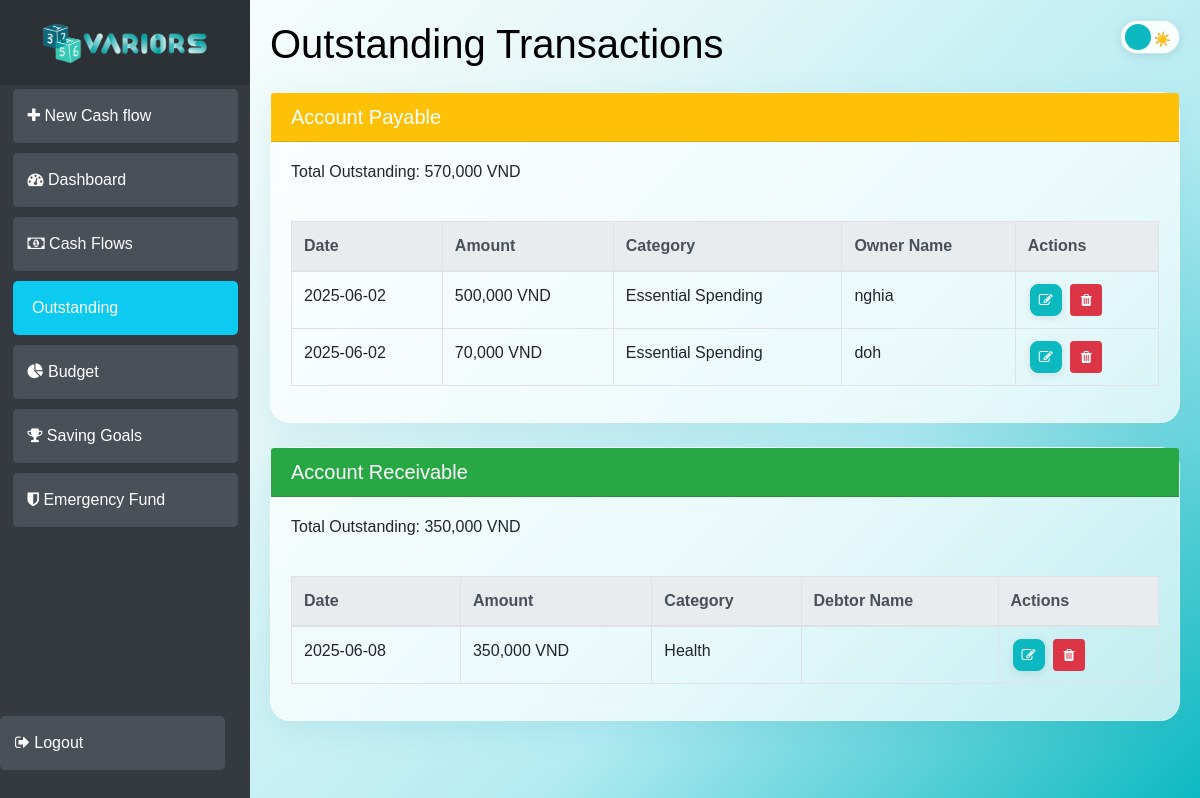
The app's page /outstanding (signed in) with its own data.
### app/models.py (models this page shows)
class Cashflow(db.Model):
    id = db.Column(db.Integer, primary_key=True)
    user_id = db.Column(db.Integer, db.ForeignKey('user.id'), nullable=False)
    amount = db.Column(db.Numeric(precision=10, scale=2), nullable=False)
    kind = db.Column(db.String(20), nullable=False)
    category = db.Column(db.String(50), nullable=True)
    payment_method = db.Column(db.String(50), nullable=True)
    account_name = db.Column(db.String(100), nullable=True)
    date = db.Column(db.Date, default=datetime.utcnow())

### app/views.py (the view)
@views.route('/outstanding')
@login_required
def outstanding():
    user_cashflows = Cashflow.query.filter(
        Cashflow.user_id == current_user.id,
        Cashflow.payment_method.in_(['Account Payable', 'Account Receivable'])
    ).order_by(Cashflow.date.desc()).all()
    payables = [cf for cf in user_cashflows if cf.payment_method == 'Account Payable']
    receivables = [cf for cf in user_cashflows if cf.payment_method == 'Account Receivable']
    total_payable = sum(float(cf.amount) for cf in payables)
    total_receivable = sum(float(cf.amount) for cf in receivables)
    categories = [c.value for c in Category]
    return render_template(
        "outstanding.html",
        user=current_user,
        payables=payables,
        receivables=receivables,
        total_payable=total_payable,
        total_receivable=total_receivable,
        categories=categories,
        datetime=datetime
    )

### app/__init__.py (called while the page is built)
def create_app():
    app = Flask(__name__)
    app.config['SECRET_KEY'] = 'VaRriors'
    app.config['SQLALCHEMY_DATABASE_URI'] = f'sqlite:///{DB_NAME}'
    db.init_app(app)
    migrate.init_app(app, db)  # ✅ hook migrate to app and db
    from .views import views
    from .auth import auth
    app.register_blueprint(views, url_prefix='/')
    app.register_blueprint(auth, url_prefix='/')
    from .models import User, Cashflow
    __all__ = ['User', 'Cashflow']
    with app.app_context():
        db.create_all()
    login_manager = LoginManager()
    login_manager.login_view = 'auth.login'
    login_manager.init_app(app)
    @login_manager.user_loader
    def load_user(id):
        return User.query.get(int(id))
    return app

### app/templates/outstanding.html (shortened to what this page needs)
{% extends "base.html" %}
{% block content %}
<div class="row">
    <div class="col-md-12">
        <h1 class="mb-4 theme-dependent-title">Outstanding Transactions</h1>
        <div class="card mb-4">
            <div class="card-header bg-warning text-white">
                <h5 class="mb-0">Account Payable</h5>
            </div>
            <div class="card-body">
                <div class="d-flex justify-content-between mb-3">
                    <h6>Total Outstanding: {{ "{:,.0f}".format(total_payable) }} VND</h6>
                </div>
                {% if payables %}
                <div class="table-responsive">
                    <table class="table table-bordered table-hover">
                        <thead class="thead-light">
                            <tr>
                                <th>Date</th>
                                <th>Amount</th>
                                <th>Category</th>
                                <th>Owner Name</th>
                                <th>Actions</th>
                            </tr>
                        </thead>
                        <tbody>
                            {% for txn in payables %}
                            <tr id="cashflow-{{ txn.id }}">
                                <td>{{ txn.date.strftime('%Y-%m-%d') }}</td>
                                <td>{{ "{:,.0f}".format(txn.amount) }} VND</td>
                                <td>{{ txn.category }}</td>
                                <td>{{ txn.account_name }}</td>
                                <td>
                                    <button class="btn btn-sm btn-primary"
                                        onclick="editTransaction({{ txn.id }}, '{{ txn.date.strftime('%Y-%m-%d') }}', {{ txn.amount }}, '{{ txn.category }}', '{{ txn.account_name }}', '{{ txn.payment_method }}')">
                                        <i class="fa fa-edit"></i>
                                    </button>
                                    <button class="btn btn-sm btn-danger" onclick="deleteCashflow({{ txn.id }})">
                                        <i class="fa fa-trash"></i>
                                    </button>
                                </td>
                            </tr>
                            {% endfor %}
                        </tbody>
                    </table>
                </div>
                {% else %}
                <p class="text-muted">No outstanding payables.</p>
                {% endif %}
            </div>
        </div>
        <div class="card">
            <div class="card-header bg-success text-white">
                <h5 class="mb-0">Account Receivable</h5>
            </div>
            <div class="card-body">
                <div class="d-flex justify-content-between mb-3">
                    <h6>Total Outstanding: {{ "{:,.0f}".format(total_receivable) }} VND</h6>
                </div>
                {% if receivables %}
                <div class="table-responsive">
                    <table class="table table-bordered table-hover">
                        <thead class="thead-light">
                            <tr>
                                <th>Date</th>
                                <th>Amount</th>
                                <th>Category</th>
                                <th>Debtor Name</th>
                                <th>Actions</th>
                            </tr>
                        </thead>
                        <tbody>
                            {% for txn in receivables %}
                            <tr id="cashflow-{{ txn.id }}">
                                <td>{{ txn.date.strftime('%Y-%m-%d') }}</td>
                                <td>{{ "{:,.0f}".format(txn.amount) }} VND</td>
                                <td>{{ txn.category }}</td>
                                <td>{{ txn.account_name }}</td>
                                <td>
                                    <button class="btn btn-sm btn-primary"
                                        onclick="editTransaction({{ txn.id }}, '{{ txn.date.strftime('%Y-%m-%d') }}', {{ txn.amount }}, '{{ txn.category }}', '{{ txn.account_name }}', '{{ txn.payment_method }}')">
                                        <i class="fa fa-edit"></i>
                                    </button>
                                    <button class="btn btn-sm btn-danger" onclick="deleteCashflow({{ txn.id }})">
                                        <i class="fa fa-trash"></i>
                                    </button>
                                </td>
                            </tr>
                            {% endfor %}
                        </tbody>
                    </table>
                </div>
                {% else %}
                <p class="text-muted">No outstanding receivables.</p>
                {% endif %}
            </div>
        </div>
    </div>
</div>
{% endblock %}

### app/static/styles.css (style rules this page uses)
:root { --light-gradient: linear-gradient(135deg, #ffffff, #e6f7f7, #b3ebf2, #0cb9c1); --light-card-bg: rgba(255, 255, 255, 0.9); --light-text: #333; --light-label: #555; --light-border: rgba(0, 141, 165, 0.2); --light-button: #0cb9c1; --light-button-hover: #0bacce; --light-link: #0dcaf0; --light-link-hover: #0bacce; --light-shadow: rgba(0, 0, 0, 0.1); --light-glow: rgba(13, 202, 240, 0.2); --dark-gradient: linear-gradient(135deg, #001e29, #004d5b, #198c9b, #86d2de); --dark-card-bg: rgba(255, 255, 255, 0.9); --dark-text: #004d5b; --dark-label: #006d7c; --dark-border: rgba(0, 141, 165, 0.2); --dark-button: #00889c; --dark-button-hover: #006d7c; --dark-link: #00889c; --dark-link-hover: #00d7ff; --dark-shadow: rgba(0, 215, 255, 0.15); --dark-glow: rgba(0, 255, 255, 0.4); }
body { margin: 0; min-height: 100vh; background: var(--light-gradient); background-attachment: fixed; background-size: cover; font-family: "Montserrat", sans-serif; transition: background-color 0.3s ease, color 0.3s ease; }
.btn-primary { background-color: var(--light-button); border-color: var(--light-button); padding: 8px 24px; border-radius: 8px; font-weight: 500; transition: all 0.3s ease; box-shadow: 0 2px 8px rgba(0, 0, 0, 0.1); }
.card-body { padding: 20px; }
.card { border-radius: 20px; background: rgba(255, 255, 255, 0.7); backdrop-filter: blur(10px); border: 1px solid rgba(255, 255, 255, 0.3); transition: all 0.3s ease; box-shadow: 0 8px 32px rgba(0, 141, 165, 0.1); }
h1 { color: var(--light-text); transition: color 0.3s ease; }
body:not(.modal-open) { padding-right: 0 !important; }
.theme-dependent-title { color: black; }

### app/templates/base.html (style rules this page uses)
.table-responsive { margin-top: 2rem; }
.table th { cursor: pointer; }
.btn-sm.btn-primary, .btn-sm.btn-danger { width: 32px; height: 32px; padding: 0; display: inline-flex; align-items: center; justify-content: center; margin: 0 2px; }

### records on screen
Cashflow: date "2025-06-02", amount "500,000", category "Essential Spending", account_name "nghia"
Cashflow: date "2025-06-02", amount "70,000", category "Essential Spending", account_name "doh"
Cashflow: date "2025-06-08", amount "350,000", category "Health"

### other values on screen
{{ "{:,.0f}".format(total_payable) }} "570,000"
{{ "{:,.0f}".format(total_receivable) }} "350,000"
